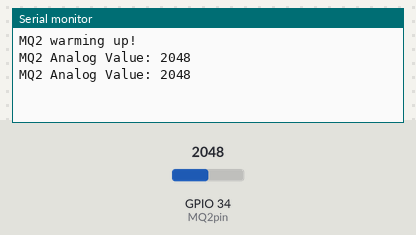
The sketch below on a simulated ESP32. On the bench: the last lines printed to the serial monitor. The test bench sets the inputs (shaded band); at power-on: GPIO 34 (MQ2pin) = 2048.

Above: at 5.2 s.
5.3 s: GPIO 34 (MQ2pin) set to 2866
At 6.5 s:
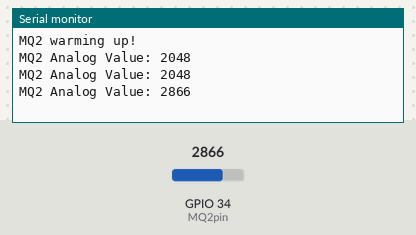
6.8 s: GPIO 34 (MQ2pin) set to 3603
At 7.8 s:
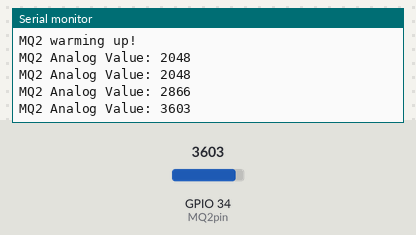
Timing chart, 0 to 9.8 s (numbered marks = the images above; inputs shaded):
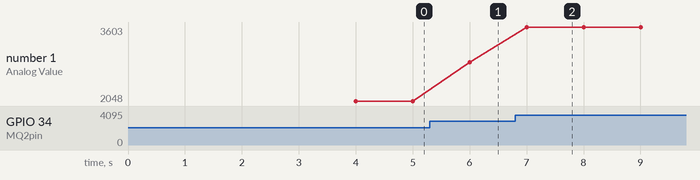

Measured:
- after the input at 5.3 s, the serial monitor: prints a new line after 0.70 s (image 1)
- after the input at 6.8 s, the serial monitor: prints a new line after 0.20 s (image 2)
- plotted number 1: 2048 → 2866 after the input at 5.3 s, 2866 → 3603 after the input at 6.8 s

The sketch:

Gas.ino
```cpp
#define MQ2pin 34   // Analog output of MQ2 connected to GPIO34

int sensorValue = 0;  // variable to store sensor value

void setup() {
  Serial.begin(115200); // start serial monitor
  Serial.println("MQ2 warming up!");
  delay(4000); // allow MQ2 to warm up
}

void loop() {
  sensorValue = analogRead(MQ2pin); // read analog value (0 - 4095)

  Serial.print("MQ2 Analog Value: ");
  Serial.println(sensorValue);

  delay(1000); // wait 1s before next reading
}
```
